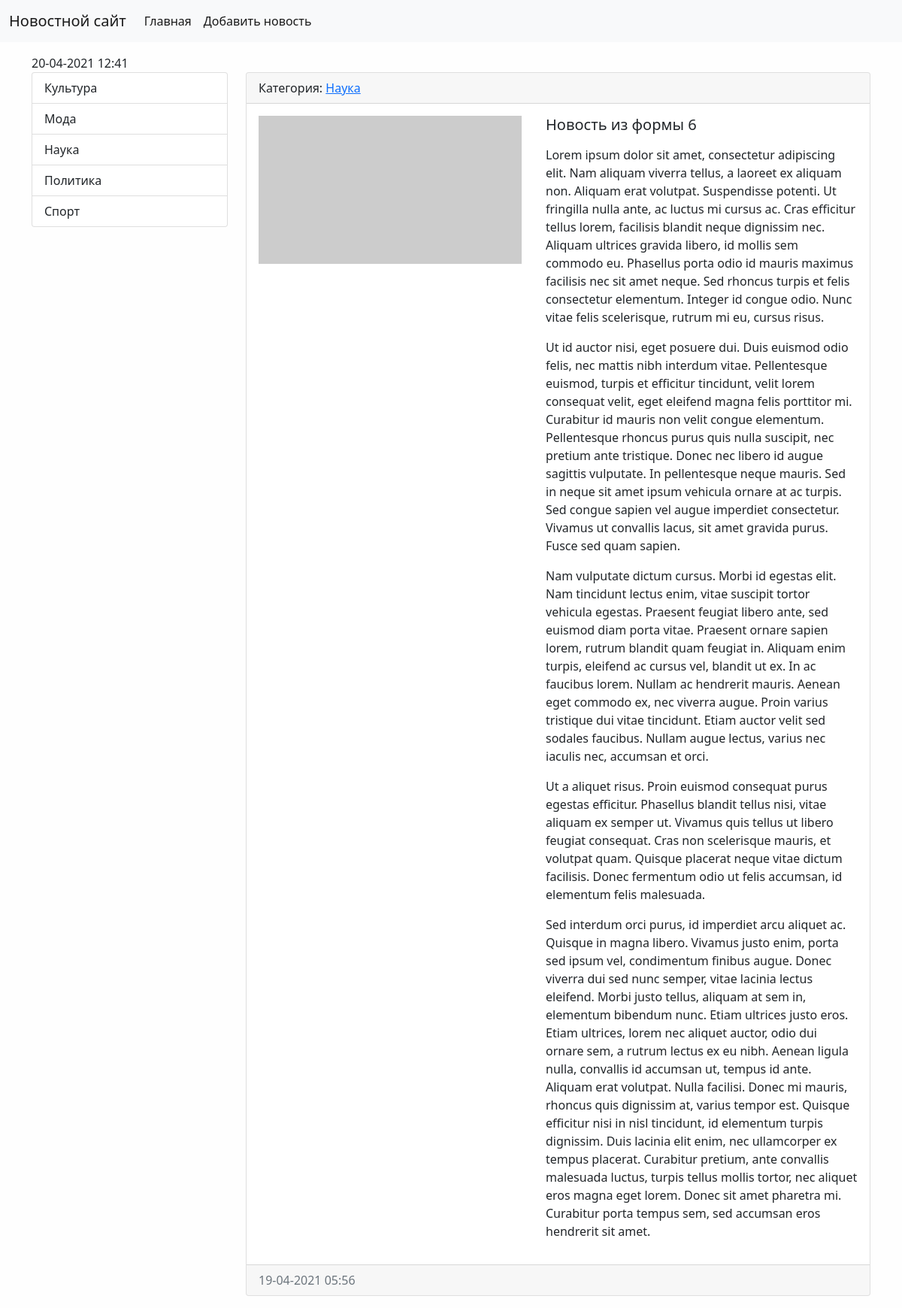
The app's page /news/13/ with its own data.
### news/models.py (models this page shows, shortened)
class Category(models.Model):
    title = models.CharField(max_length=150, db_index=True, verbose_name='Category')
    def get_absolute_url(self):
        return reverse('category', kwargs={"category_id": self.pk})
    class Meta:
        verbose_name = 'Categories'
        verbose_name_plural = 'Category'
        ordering = ['title']

class News(models.Model):
    title = models.CharField(max_length=150, verbose_name='Title')
    content = models.TextField(blank=True, verbose_name='Content')
    created_at = models.DateTimeField(auto_now_add=True, verbose_name='Published at')
    updated_at = models.DateTimeField(auto_now=True, verbose_name='Updated at')
    photo = models.ImageField(upload_to='photos/%Y/%m/%d/', null= True, verbose_name='Photo')
    is_published = models.BooleanField(default=True, verbose_name='Published')
    category = models.ForeignKey('Category', on_delete=models.PROTECT, null=True, verbose_name='Category')
    class Meta:
        verbose_name = 'News'
        verbose_name_plural = 'News'
        ordering = ['-created_at']

### news/views.py (the view)
# urls.py: path('news/<int:pk>/', ViewNews.as_view(), name='view_news'),
class ViewNews(DeleteView):
    model = News
    template_name = 'news/news_detail.html'
    context_object_name = 'news_item'

### news/templatetags/news_tags.py (called while the page is built)
@register.inclusion_tag('news/list_categories.html')
def show_categories():
    categories = Category.objects.all()
    return {'categories': categories}

### news/templates/news/news_detail.html (shortened to what this page needs)
{% extends 'base.html' %}
{% block sidebar %}
{% include 'inc/_sidebar.html' %}
{% endblock %}
{% block content %}
<div class="card mb-3">
    <div class="card-header">
        Категория: <a href="{{ news_item.category.get_absolute_url }}">{{ news_item.category.title }}</a>
    </div>
    <div class="card-body">
        <div class="d-flex">
            <div class="flex-shrink-0">
                {% if news_item.photo %}
                <img src="{{ news_item.photo.url }}" width="350" height="197" alt="" class="me-3">
                {% else %}
                <img src="https://picsum.photos/id/870/350/300?grayscale&blur=2" width="350" height="197" class="me-3" alt="">
                {% endif %}
            </div>
            <div class=" flex-grow-1 ms-3">
                <h5 class="card-title">{{ news_item.title }}</h5>
                <p class="card-text">{{ news_item.content|linebreaks }}</p>
            </div>
        </div>
    </div>
    <div class="card-footer text-muted">
        {{ news_item.created_at|date:"d-m-Y h:i"}}
    </div>
</div>
{% endblock %}

### news/templates/news/list_categories.html
<div class="list-group">
    {% for item in categories %}
    <a href="{{ item.get_absolute_url }}" class="list-group-item list-group-item-action" aria-current="true">
        {{ item.title }}
    </a>
    {% empty %}
    Нет категорий
    {% endfor %}
</div>

### djangosite/static/css/style.css (style rules this page uses)
body { background-color: #fefefe; }

### records on screen
Category: title "Культура"
Category: title "Мода"
Category: title "Наука"
Category: title "Политика"
Category: title "Спорт"
News: category "Наука", title "Новость из формы 6", content "Lorem ipsum dolor sit amet, consectetur adipiscing elit. Nam aliquam viverra tellus, a laoreet ex aliquam non. Aliquam erat volutpat. Suspendisse potenti. Ut fringilla nulla ante, ac luctus mi cursus ac. Cras efficitur tellus lorem, facilisis blandit neque dignissim nec. Aliquam ultrices gravida libero, id mollis sem commodo eu. Phasellus porta odio id mauris maximus facilisis nec sit amet neque. Sed rhoncus turpis et felis consectetur elementum. Integer id congue odio. Nunc vitae felis scelerisque, rutrum mi eu, cursus risus. Ut id auctor nisi, eget posuere dui. Duis euismod odio felis, nec mattis nibh interdum vitae. Pellentesque euismod, turpis et efficitur tincidunt, velit lorem…", created_at "19-04-2021 05:56"
